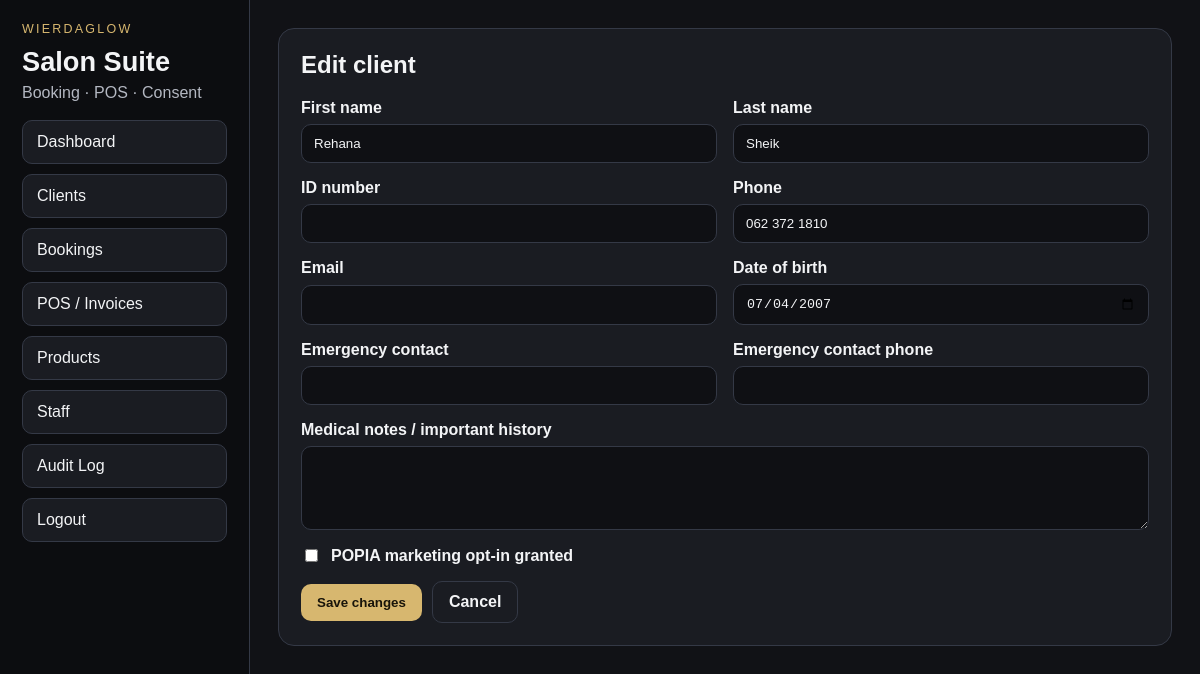
Page /clients/1/edit (signed in) on the committed database.
### tables this page shows
CREATE TABLE clients (
    id INTEGER PRIMARY KEY AUTOINCREMENT,
    first_name TEXT NOT NULL,
    last_name TEXT NOT NULL,
    id_number TEXT,
    phone TEXT NOT NULL,
    email TEXT,
    date_of_birth TEXT,
    emergency_contact_name TEXT,
    emergency_contact_phone TEXT,
    medical_notes TEXT,
    popia_marketing_opt_in INTEGER NOT NULL DEFAULT 0,
    created_at TEXT NOT NULL,
    updated_at TEXT NOT NULL
);

### app.py (the view, shortened to what this page needs)
@app.route("/clients/<int:client_id>/edit", methods=["GET", "POST"])
@login_required
def client_edit(client_id: int):
    db = get_db()
    client = db.execute("SELECT * FROM clients WHERE id = ?", (client_id,)).fetchone()
    if client is None:
        flash("Client not found.", "error")
        return redirect(url_for("clients"))
    return render_template("client_form.html", client=client, edit=True)

### app.py (called while the page is built)
def get_db() -> sqlite3.Connection:
    if "db" not in g:
        conn = sqlite3.connect(DB_PATH)
        conn.row_factory = sqlite3.Row
        conn.execute("PRAGMA foreign_keys = ON")
        g.db = conn
    return g.db

@app.before_request
def load_current_user() -> None:
    g.user = None
    user_id = session.get("user_id")
    if user_id:
        g.user = get_db().execute(
            "SELECT id, username, full_name, role, active FROM staff_users WHERE id = ?",
            (user_id,),
        ).fetchone()

@app.context_processor
def inject_globals() -> dict[str, Any]:
    return {
        "current_user": g.get("user"),
        "service_definitions": SERVICE_DEFINITIONS,
        "payment_methods": PAYMENT_METHODS,
        "booking_statuses": BOOKING_STATUSES,
    }

def login_required(view):
    @wraps(view)
    def wrapped(*args, **kwargs):
        if g.user is None:
            return redirect(url_for("login"))
        return view(*args, **kwargs)
    return wrapped

### templates/client_form.html
{% extends 'base.html' %}
{% block content %}
<section class="panel form-panel">
  <h2>{{ 'Edit client' if edit else 'New client' }}</h2>
  <form method="post" class="stack-form">
    <div class="grid two">
      <label>First name<input type="text" name="first_name" value="{{ client.first_name or '' }}" required /></label>
      <label>Last name<input type="text" name="last_name" value="{{ client.last_name or '' }}" required /></label>
    </div>
    <div class="grid two">
      <label>ID number<input type="text" name="id_number" value="{{ client.id_number or '' }}" /></label>
      <label>Phone<input type="text" name="phone" value="{{ client.phone or '' }}" required /></label>
    </div>
    <div class="grid two">
      <label>Email<input type="email" name="email" value="{{ client.email or '' }}" /></label>
      <label>Date of birth<input type="date" name="date_of_birth" value="{{ client.date_of_birth or '' }}" /></label>
    </div>
    <div class="grid two">
      <label>Emergency contact<input type="text" name="emergency_contact_name" value="{{ client.emergency_contact_name or '' }}" /></label>
      <label>Emergency contact phone<input type="text" name="emergency_contact_phone" value="{{ client.emergency_contact_phone or '' }}" /></label>
    </div>
    <label>Medical notes / important history<textarea name="medical_notes" rows="4">{{ client.medical_notes or '' }}</textarea></label>
    <label class="checkbox-line"><input type="checkbox" name="popia_marketing_opt_in" {% if client.popia_marketing_opt_in %}checked{% endif %} /> POPIA marketing opt-in granted</label>
    <div class="button-row">
      <button type="submit">{{ 'Save changes' if edit else 'Create client' }}</button>
      <a class="button-link secondary" href="{{ url_for('clients') }}">Cancel</a>
    </div>
  </form>
</section>
{% endblock %}

### static/styles.css (style rules this page uses)
:root { --bg: #111216; --panel: #1a1c22; --panel-2: #23262f; --border: #343946; --text: #f3f4f6; --muted: #b4b8c2; --accent: #d7b76f; --danger: #ff7f7f; --success: #88d69b; }
* { box-sizing: border-box; }
body { margin: 0; font-family: Arial, Helvetica, sans-serif; background: var(--bg); color: var(--text); display: flex; min-height: 100vh; }
a { color: inherit; text-decoration: none; }
.panel { background: var(--panel); border: 1px solid var(--border); border-radius: 16px; padding: 22px; margin-bottom: 22px; }
h1, h2, h3 { margin-top: 0; }
.metric-grid, .grid-2, .grid-3, .grid.two, .grid.three { display: grid; gap: 16px; }
.grid.two { grid-template-columns: repeat(2, minmax(0, 1fr)); }
.button-row, .inline-actions { display: flex; gap: 10px; align-items: center; flex-wrap: wrap; }
button, .button-link { background: var(--accent); color: #18140a; border: none; border-radius: 10px; padding: 11px 16px; font-weight: 700; cursor: pointer; }
button.secondary, .button-link.secondary { background: transparent; color: var(--text); border: 1px solid var(--border); }
label { display: grid; gap: 7px; font-weight: 600; }
input, select, textarea { width: 100%; background: #0f1014; color: var(--text); border: 1px solid var(--border); border-radius: 10px; padding: 11px 12px; }
textarea { resize: vertical; }
.stack-form { display: grid; gap: 16px; }
.form-panel { max-width: 1100px; }
.checkbox-line { display: flex; grid-template-columns: none; align-items: center; gap: 10px; }
.checkbox-line input { width: auto; }

### rows in the picture
clients: first_name "Rehana", last_name "Sheik", phone "062 372 1810", date_of_birth "07/04/2007"

### other values in the picture
{{ 'Edit client' if edit else 'New client' }} "Edit client"
{{ 'Save changes' if edit else 'Create client' }} "Save changes"
